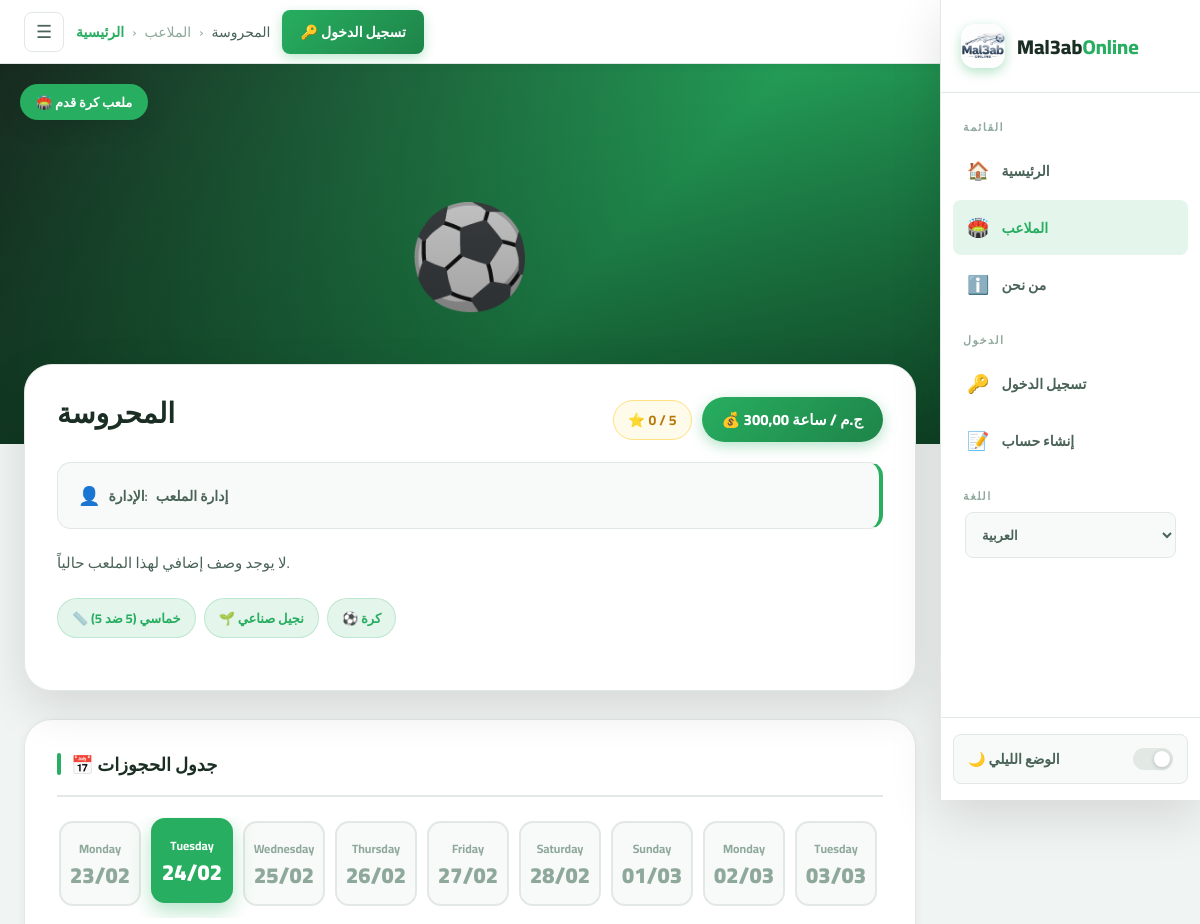
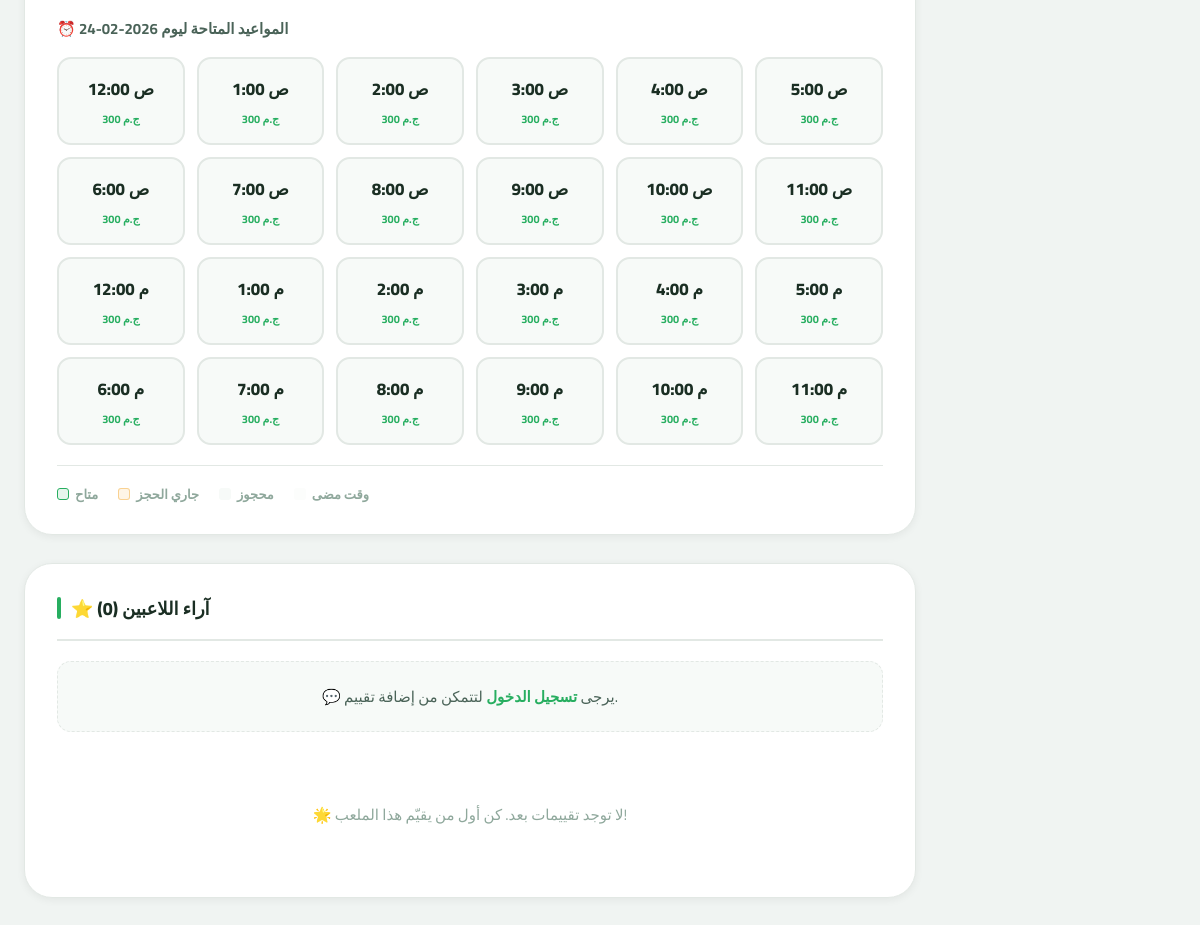
The app's page /ar/pitch/1/?date=2026-02-24 with its own data (2 pictures, top to bottom).
### bookings/models.py (models this page shows, shortened)
class Pitch(models.Model):
    is_new = models.BooleanField(default=False, verbose_name="ملعب جديد؟")
    is_available = models.BooleanField(default=True, verbose_name="متاح الآن؟")
    SIZE_CHOICES = [
        ('5x5', 'خماسي (5 ضد 5)'),
        ('7x7', 'سباعي (7 ضد 7)'),
        ('11x11', 'قانوني (11 ضد 11)'),
    ]
    FLOOR_CHOICES = [
        ('Artificial', 'نجيل صناعي'),
        ('Natural', 'نجيل طبيعي'),
        ('Tartan', 'ترتان / مطاط'),
    ]
    LOCATION_CHOICES = [
        ('Abbaseya', 'العباسية'),
        ('Nasr City', 'مدينة نصر'),
        ('New Cairo', 'مصر الجديدة'),
        ('Maadi', 'المعادي'),
        ('Shoubra', 'شبرا'),
        ('Dokki', 'الدقي'),
        ('Giza', 'الجيزة'),
        ('Zamalek', 'الزمالك'),
        ('Haram', 'الهرم'),
        ('Faisal', 'فيصل'),
        ('Obour', 'العبور'),
        ('Shorouk', 'الشروق'),
        ('October', '6 أكتوبر'),
        ('Sheikh Zayed', 'الشيخ زايد'),
        ('Helwan', 'حلوان'),
        ('Mokattam', 'المقطم'),
    ]
    name            = models.CharField(max_length=100, verbose_name="اسم الملعب")
    price_per_hour  = models.DecimalField(max_digits=10, decimal_places=2, verbose_name="سعر الساعة الأساسي")
    location        = models.CharField(max_length=50, choices=LOCATION_CHOICES, default='Nasr City', verbose_name="المنطقة")
    address         = models.CharField(max_length=255, blank=True, verbose_name="العنوان بالتفصيل")
    image           = models.ImageField(upload_to='pitch_images/', blank=True, null=True, verbose_name="صورة الملعب")
    google_map_link = models.URLField(blank=True, null=True, verbose_name="رابط جوجل ماب")
    description     = models.TextField(blank=True, verbose_name="وصف ومميزات الملعب")
    phone_number    = models.CharField(max_length=15, blank=True, verbose_name="رقم الملعب")
    owner_name      = models.CharField(max_length=100, blank=True, verbose_name="اسم صاحب الملعب")
    latitude        = models.FloatField(blank=True, null=True, verbose_name="خط العرض (Latitude)")
    longitude       = models.FloatField(blank=True, null=True, verbose_name="خط الطول (Longitude)")
    size            = models.CharField(max_length=10, choices=SIZE_CHOICES, default='5x5', verbose_name="حجم الملعب")
    floor_type      = models.CharField(max_length=20, choices=FLOOR_CHOICES, default='Artificial', verbose_name="نوع الأرضية")
    has_showers     = models.BooleanField(default=False, verbose_name="يوجد حمامات/دش")
    has_parking     = models.BooleanField(default=False, verbose_name="يوجد جراج")
    has_ball        = models.BooleanField(default=True,  verbose_name="توفر كرة")
    has_bibs        = models.BooleanField(default=False, verbose_name="توفر ماركرات (صديري)")
    class Meta:
        verbose_name        = "ملعب"
        verbose_name_plural = "الملاعب"

### bookings/views.py (the view, shortened to what this page needs)
# urls.py: path('pitch/<int:pitch_id>/', views.pitch_detail, name='pitch_detail'),
def pitch_detail(request, pitch_id):
    pitch = get_object_or_404(Pitch, id=pitch_id)
    average_rating = pitch.reviews.aggregate(Avg('rating'))['rating__avg'] or 0
    reviews        = pitch.reviews.all()
    date_str = request.GET.get('date')
    try:
        selected_date = datetime.strptime(date_str, '%Y-%m-%d').date()
    except (ValueError, TypeError):
        selected_date = datetime.now().date()
    active_bookings  = Booking.objects.filter(pitch=pitch, date=selected_date).exclude(status='Cancelled')
    hours_status_map = {int(b.time.split(':')[0]): b.status for b in active_bookings}
    pricing_rules      = PitchPricing.objects.filter(pitch=pitch).filter(
        Q(specific_date=selected_date) | Q(specific_date__isnull=True)
    ).order_by('price')
    pricing_rules_list = list(pricing_rules)
    hours_schedule = []
    current_hour   = datetime.now().hour
    is_today       = (selected_date == datetime.now().date())
    for i in range(24):
        status  = hours_status_map.get(i)
        is_past = is_today and i <= current_hour
        if i == 0:      formatted_time = "12:00 ص"
        elif i < 12:    formatted_time = f"{i}:00 ص"
        elif i == 12:   formatted_time = "12:00 م"
        else:           formatted_time = f"{i-12}:00 م"
        hour_price = pitch.price_per_hour
        for rule in pricing_rules_list:
            if rule.start_hour <= i < rule.end_hour:
                hour_price = rule.price
                break
        hours_schedule.append({
            'hour_display': formatted_time,
            'hour_value':   i,
            'status':       status,
            'is_past':      is_past,
            'price':        hour_price,
        })
    days_list = []
    today     = datetime.now().date()
    for i in range(14):
        day_date = today + timedelta(days=i)
        days_list.append({
            'full_date': day_date.strftime('%Y-%m-%d'),
            'day_name':  day_date.strftime('%A'),
            'display':   day_date.strftime('%d/%m'),
        })
    related_pitches = Pitch.objects.filter(location=pitch.location).exclude(id=pitch.id)[:3]
    return render(request, 'pitch_detail.html', {
        'pitch':           pitch,
        'days_list':       days_list,
        'selected_date':   selected_date.strftime('%Y-%m-%d'),
        'hours_schedule':  hours_schedule,
        'reviews':         reviews,
        'average_rating':  round(average_rating, 1),
        'review_count':    reviews.count(),
        'related_pitches': related_pitches,
    })

### templates/pitch_detail.html (shortened to what this page needs)
{% extends 'base.html' %}
{% load static %}
{% load i18n %}
{% block pitches_active %}active{% endblock %}
{% block breadcrumb %}
    <a href="{% url 'home' %}">{% trans "الرئيسية" %}</a>
    <span>›</span>
    <span>{% trans "الملاعب" %}</span>
    <span>›</span>
    <span style="color:var(--text-2);">{{ pitch.name }}</span>
{% endblock %}
{% block content %}
    <div class="hero-section">
        {% if pitch.image %}
            <img src="{{ pitch.image.url }}" alt="{{ pitch.name }}" class="hero-cover" loading="lazy">
        {% else %}
            <div class="hero-placeholder">⚽</div>
        {% endif %}
        <div class="hero-overlay"></div>
        <span class="hero-badge">🏟️ {% trans "ملعب كرة قدم" %}</span>
    </div>
    <div class="page-container">
        <div class="pitch-card fade-up">
            <div class="pitch-card-header">
                <h1 class="pitch-name">{{ pitch.name }}</h1>
                <div style="display:flex; align-items:center; gap:10px; flex-wrap:wrap;">
                    <div class="rating-inline">
                        ⭐ {{ average_rating }} / 5
                    </div>
                    <span class="price-badge">💰 {{ pitch.price_per_hour }} {% trans "ج.م / ساعة" %}</span>
                </div>
            </div>
            <div class="owner-box">
                <div class="owner-chip">
                    <span class="chip-icon">👤</span>
                    {% trans "الإدارة" %}: <strong>{{ pitch.owner_name|default:"إدارة الملعب" }}</strong>
                </div>
            </div>
            <p class="pitch-description">
                {{ pitch.description|default:"لا يوجد وصف إضافي لهذا الملعب حالياً." }}
            </p>
            <div class="features-row">
                <span class="feature-pill">📏 {{ pitch.get_size_display }}</span>
                <span class="feature-pill">🌱 {{ pitch.get_floor_type_display }}</span>
                {% if pitch.has_ball %}<span class="feature-pill">⚽ {% trans "كرة" %}</span>{% endif %}
            </div>
        </div>
        <div class="section-block fade-up">
            <h2 class="section-heading">📅 {% trans "جدول الحجوزات" %}</h2>
            <div class="days-scroller">
                {% for day in days_list %}
                <a href="?date={{ day.full_date }}"
                   class="day-card {% if selected_date == day.full_date %}active{% endif %}">
                    <span class="day-name">{{ day.day_name }}</span>
                    <span class="day-num">{{ day.display }}</span>
                </a>
                {% endfor %}
            </div>
            <p class="sub-heading">⏰ {% trans "المواعيد المتاحة ليوم" %} {{ selected_date }}</p>
            <div class="slots-grid">
                {% for hour in hours_schedule %}
                    {% if hour.status == 'Confirmed' %}
                        <div class="time-slot booked">
                            <span class="slot-time">{{ hour.hour_display }}</span>
                            <span class="slot-label">{% trans "محجوز" %}</span>
                        </div>
                    {% elif hour.status == 'Pending' %}
                        <div class="time-slot pending">
                            <span class="slot-time">{{ hour.hour_display }}</span>
                            <span class="slot-label">{% trans "جاري الحجز" %}</span>
                        </div>
                    {% elif hour.is_past %}
                        <div class="time-slot past">
                            <span class="slot-time">{{ hour.hour_display }}</span>
                            <span class="slot-label" style="color:var(--text-muted);">{% trans "انتهى" %}</span>
                        </div>
                    {% else %}
                        <a href="{% url 'booking_confirm' pitch.id hour.hour_value %}?date={{ selected_date }}"
                           class="time-slot available">
                            <span class="slot-time">{{ hour.hour_display }}</span>
                            <span class="slot-label">
                                {% if hour.price %}
                                    {{ hour.price|floatformat:0 }} {% trans "ج.م" %}
                                {% else %}
                                    {% trans "احجز الآن" %}
                                {% endif %}
                            </span>
                        </a>
                    {% endif %}
                {% endfor %}
            </div>
            <div class="slots-legend">
                <div class="legend-item">
                    <div class="legend-dot" style="background:var(--primary-ghost); border-color:var(--primary);"></div>
                    {% trans "متاح" %}
                </div>
                <div class="legend-item">
                    <div class="legend-dot" style="background:rgba(243,156,18,0.1); border-color:rgba(243,156,18,0.4);"></div>
                    {% trans "جاري الحجز" %}
                </div>
                <div class="legend-item">
                    <div class="legend-dot" style="background:var(--surface-2);"></div>
                    {% trans "محجوز" %}
                </div>
                <div class="legend-item">
                    <div class="legend-dot" style="background:var(--surface-2); opacity:0.4;"></div>
                    {% trans "وقت مضى" %}
                </div>
            </div>
        </div>
        <div class="section-block fade-up">
            <h2 class="section-heading">⭐ {% trans "آراء اللاعبين" %} ({{ review_count }})</h2>
            {% if user.is_authenticated %}
            <div class="review-form-card">
                <h4 class="review-form-title">
                    {% trans "شاركنا تجربتك مع الملعب" %}
                </h4>
                <form method="POST">
                    {% csrf_token %}
                    <label class="form-label">{% trans "تقييمك" %}:</label>
                    <div class="star-rating">
                        <input type="radio" name="rating" id="star5" value="5"><label for="star5">★</label>
                        <input type="radio" name="rating" id="star4" value="4"><label for="star4">★</label>
                        <input type="radio" name="rating" id="star3" value="3"><label for="star3">★</label>
                        <input type="radio" name="rating" id="star2" value="2"><label for="star2">★</label>
                        <input type="radio" name="rating" id="star1" value="1"><label for="star1">★</label>
                    </div>
                    <label class="form-label">{% trans "تعليقك" %}:</label>
                    <textarea
                        name="comment"
                        class="form-textarea"
                        placeholder="{% trans 'كيف كانت حالة الملعب؟ هل الخدمات جيدة؟ ما رأيك بالأسعار؟' %}">
                    </textarea>
                    <button type="submit" class="btn-submit">{% trans "نشر التقييم" %} ✉️</button>
                </form>
            </div>
            {% else %}
            <div class="auth-prompt">
                💬 {% trans "يرجى" %} <a href="{% url 'login' %}">{% trans "تسجيل الدخول" %}</a> {% trans "لتتمكن من إضافة تقييم." %}
            </div>
            {% endif %}
            {% for review in reviews %}
            <div class="review-item">
                <div class="review-meta">
                    <div class="reviewer-name">
                        <div class="reviewer-avatar">👤</div>
                        {{ review.user.username }}
                    </div>
                    <div style="display:flex; flex-direction:column; align-items:flex-end; gap:4px;">
                        <div class="review-stars">
                            {% if review.rating == 5 %}★★★★★{% endif %}
                            {% if review.rating == 4 %}★★★★☆{% endif %}
                            {% if review.rating == 3 %}★★★☆☆{% endif %}
                            {% if review.rating == 2 %}★★☆☆☆{% endif %}
                            {% if review.rating == 1 %}★☆☆☆☆{% endif %}
                        </div>
                        <span class="review-date">{{ review.created_at|date:"d/m/Y" }}</span>
                    </div>
                </div>
                <p class="review-body">{{ review.comment }}</p>
            </div>
            {% empty %}
            <div class="empty-state">
                🌟 {% trans "لا توجد تقييمات بعد. كن أول من يقيّم هذا الملعب!" %}
            </div>
            {% endfor %}
        </div>
    </div>
{% endblock %}

### templates/base.html (style rules this page uses)
:root { --primary: #27ae60; --primary-light: #2ecc71; --primary-dark: #1e8449; --primary-ghost: rgba(39, 174, 96, 0.12); --accent: #f39c12; --danger: #e74c3c; --danger-ghost: rgba(231, 76, 60, 0.1); --bg: #f0f4f2; --surface: #ffffff; --surface-2: #f7faf8; --border: #e2e8e4; --text: #1a2e23; --text-2: #4a6358; --text-muted: #8fa89c; --shadow-sm: 0 2px 8px rgba(0,0,0,0.06); --shadow-md: 0 6px 24px rgba(0,0,0,0.09); --shadow-lg: 0 16px 48px rgba(0,0,0,0.12); --sidebar-width: 260px; --navbar-height: 64px; --radius-sm: 8px; --radius-md: 14px; --radius-lg: 20px; --radius-xl: 28px; }
*, *::before, *::after { box-sizing: border-box; margin: 0; padding: 0; }
body { font-family: 'Cairo', sans-serif; background: var(--bg); color: var(--text); min-height: 100vh; transition: background 0.3s, color 0.3s; }
a { text-decoration: none; color: inherit; }
.navbar-breadcrumb a { color: var(--primary); font-weight: 600; }

### records on screen
Pitch: name "المحروسة", price_per_hour "300,00", owner_name "إدارة الملعب", description "لا يوجد وصف إضافي لهذا الملعب حالياً.", size "خماسي (5 ضد 5)", floor_type "نجيل صناعي", price "300" "300" "300" "300" "300" "300" "300" "300" "300" "300" "300" "300" "300" "300" "300" "300" "300" "300" "300" "300" "300" "300" "300" "300"

### other values on screen
{{ average_rating }} "0"
{{ day.day_name }} "Monday" "Tuesday" "Wednesday" "Thursday" "Friday" "Saturday" "Sunday" "Monday" "Tuesday"
{{ day.display }} "23/02" "24/02" "25/02" "26/02" "27/02" "28/02" "01/03" "02/03" "03/03"
{{ selected_date }} "2026-02-24"
{{ hour.hour_display }} "12:00 ص" "1:00 ص" "2:00 ص" "3:00 ص" "4:00 ص" "5:00 ص" "6:00 ص" "7:00 ص" "8:00 ص" "9:00 ص" "10:00 ص" "11:00 ص" "12:00 م" "1:00 م" "2:00 م" "3:00 م" "4:00 م" "5:00 م" "6:00 م" "7:00 م" "8:00 م" "9:00 م" "10:00 م" "11:00 م"
{{ review_count }} "0"
